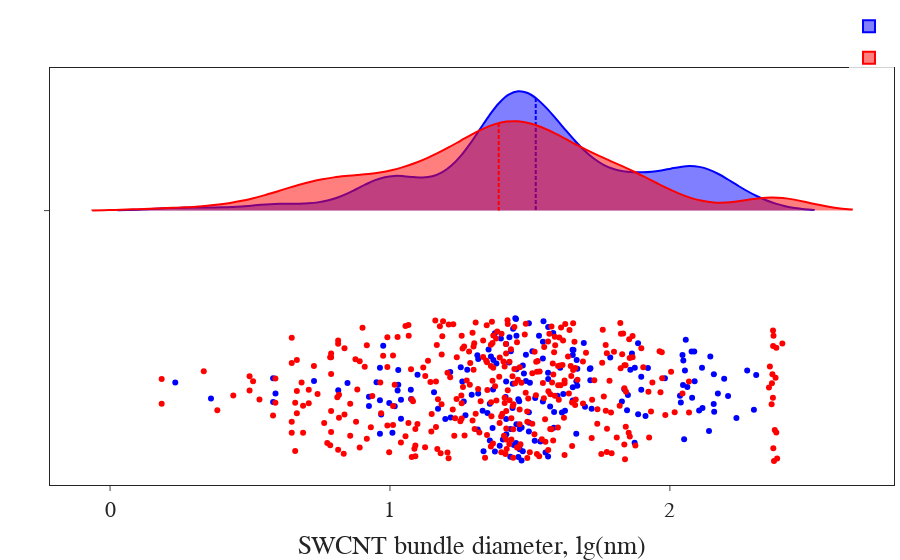

Notebook source saved alongside this figure:
### Code cell
fig = go.Figure()
fig.add_trace(go.Violin(x=[np.log10(x) for x in df.iloc[:,0]], name = '', 
                            line_color = 'blue',  #np.log10(df.loc[:,column]
                            scalemode='width', 
                            meanline_visible=True,
                            scalegroup = 'A', side='positive', 
                            points='all',
                            jitter = 0.6))
fig.add_trace(go.Violin(x=[np.log10(x) for x in df.iloc[:,1]], name = '', 
                            line_color = 'red',  #np.log10(df.loc[:,column]
                            scalemode='width', 
                            meanline_visible=True,
                            scalegroup = 'A', side='positive', 
                            points='all',
                            jitter = 0.6))
fig.update_layout(xaxis_title = 'SWCNT bundle diameter, lg(nm)')
fig.show()

### Figure 1 — Plotly figure (JSON) as saved in the notebook; plotly's stock layout.template omitted (floating-point values rounded to 4 significant figures; data arrays with more than 128 entries replaced by an {"elided": "..."} marker saying what was removed)
{"data": [{"jitter": 0.6, "line": {"color": "blue"}, "meanline": {"visible": true}, "name": "", "points": "all", "scalegroup": "A", "scalemode": "width", "side": "positive", "type": "violin", "x": {"elided": "353 float values"}}, {"jitter": 0.6, "line": {"color": "red"}, "meanline": {"visible": true}, "name": "", "points": "all", "scalegroup": "A", "scalemode": "width", "side": "positive", "type": "violin", "x": {"elided": "353 float values"}}], "layout": {"xaxis": {"title": {"text": "SWCNT bundle diameter, lg(nm)"}}}}
